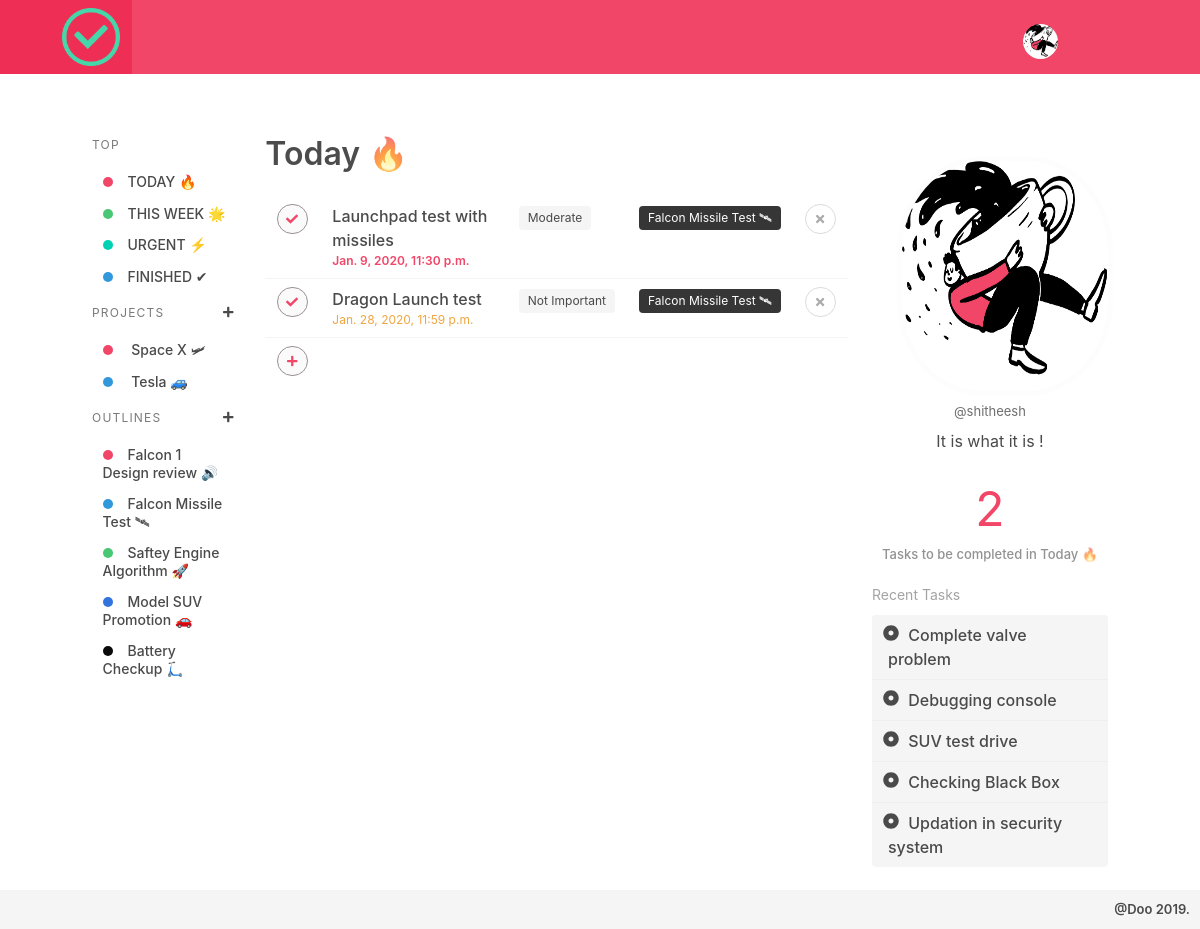
The app's page / (signed in) with its own data.
### todo/models.py (models this page shows, shortened)
class Profile(models.Model):
    user = models.OneToOneField(User, on_delete=models.CASCADE)
    bio  = models.TextField(max_length=100, blank=True)
    image = models.ImageField(upload_to='static/media/',default = 'static/media/profile.jpg')

class Project(models.Model):
    name         = models.CharField(max_length=30, unique=True)
    description  = models.CharField(max_length=100)
    favourite    = models.BooleanField(default=False)
    created_by   = models.ForeignKey(User,null=True,related_name='project',on_delete=models.CASCADE)

class Outline(models.Model):
    name = models.CharField(max_length=50)
    deadline = models.DateField(null=True)
    status = models.BooleanField(default=False)
    created_by = models.ForeignKey(User,null=True,related_name='projects',on_delete=models.CASCADE)
    project = models.ForeignKey(Project, related_name='outlines',on_delete=models.CASCADE)
    def __str__(self):
        return self.name

class Task(models.Model):
    name = models.CharField(max_length=100)
    deadline = models.DateTimeField(null=True)
    PRO = (
            (1, 'Urgent'),
            (2, 'Important'),
            (3, 'Moderate'),
            (4, 'Not Important')
        )
    priority = models.IntegerField(choices=PRO, default=4)
    created_by = models.ForeignKey(User,null=True,related_name='tasks',on_delete=models.CASCADE)
    created_at = models.DateTimeField(auto_now_add=True)
    closed_at  = models.DateTimeField(null=True)
    status = models.BooleanField(default=False)
    outline = models.ForeignKey(Outline,null=True,related_name='tasks',on_delete=models.CASCADE)

### todo/views.py (the view)
# urls.py: url(r'^$', todo.home, name='home'),
@login_required
def home(request):
    userid = request.user.id
    projects = Project.objects.filter(created_by=userid)
    outlines = Outline.objects.filter(created_by=userid)
    today = datetime.now().date()
    tomorrow = today + timedelta(1)
    end = datetime.combine(tomorrow, time())
    tasks        = Task.objects.filter(created_by=userid,status=False,deadline__lte=end).order_by('deadline')
    completed    = Task.objects.filter(created_by=userid,status=True,deadline__lte=end).order_by('deadline')[:5]
    return render(request, 'home.html',{'projects': projects, 'outlines' : outlines, 'tasks': tasks,'latest': completed, 'head': 'Today 🔥'})

### templates/home.html (shortened to what this page needs)
{% extends 'all.html' %}
{% load static %}
{% block content %}
    {% if tasks %}
	  <table class="table" id="tasklists">
	    {% now "Y-m-d H:M:S" as today %}
	    {% for t in tasks %}
		{% if not t.status or head == 'Finished Tasks ✔' %}
	     <tr id="taskrow{{ t.id }}">
		     <td>
			     <button class="button is-small is-rounded is-danger {% if t.status %}completed{% endif %}" onclick="finishtask('{{ t.id }}','{{ t.status }}')">
                    <span class="icon is-small">
                         <i class="fas fa-check"></i>
                    </span>
                 </button>
			 </td>
			 <td class="task">
			     <a class="">{{ t.name }}</a>
                 <h5 class="smalldate {% if today > t.deadline|date:'Y-m-d H:M:S' and not t.status %} has-text-danger overdue {% endif %}">
				         {{ t.deadline }}
				 </h5>
			 </td>
			 {% if not t.status %}
			 <td><span class="tag is-light">{{ t.get_priority_display }}</span></td>
			 {% else %}
			 <td><span class="tag is-danger">{{ t.closed_at }}</span></td>
			 {% endif %}
			 {% if not t.outline %}
			 <td><span class="tag is-dark"> Inbox </span></td>
			 {% else %}
			 <td><span class="tag is-dark">{{ t.outline }}</span></td>
			 {% endif %}
			 <td><p class="buttons">
					 <button class="button is-small is-rounded finishtask" onclick="removetask('{{ t.id }}')">
                       <span class="icon is-small">
                           <i class="fas fa-times"></i>
                       </span>
                     </button>
				 </p>
		 </tr>
		 {% endif %}
		 {% endfor %}
		 <tr>
		     <td >
			    <button class="button is-small is-rounded is-danger {% if t.status %}completed{% endif %}" onclick="showtask_adder()">
                    <span class="icon is-small">
                         <i class="fas fa-plus"></i>
                    </span>
                 </button>
			 </td>
		 </tr>
	  </table>
	  {% endif %}
{% endblock %}

### templates/all.html (shortened to what this page needs)
{% load static %}<!DOCTYPE html>
<html>
  <head>
    <link rel="stylesheet" href="{% static 'css/bulma.css' %}">
  </head>
  <body>
  {% block body %}
  <nav class="navbar is-danger" role="navigation" aria-label="main navigation">
  <div class="navbar-brand">
    <a class="navbar-item" href="/">
      <img src="{% static 'img/logo.png' %}" width="58" height="58">
    </a>
  </div>
  <div id="navbarBasicExample" class="navbar-menu">
    <div class="navbar-end">
      <div class="navbar-item">
		<div class="dropdown is-hoverable">
           <div class="dropdown-trigger">
                 <div class="buttons" aria-haspopup="true" aria-controls="dropdown-menu4">
                      <img src="/{{ user.profile.image }}" class="topprofile">
                 </div>
           </div>
         </div>
    </div>
  </div>
</nav>
<div class="columns maincontainer">
	{% block leftmenu %}
     <div class="column is-2">
     <aside class="menu">
  <p class="menu-label">
    TOP
  </p>
  <ul class="menu-list">
    <li><a class="{% if head == 'Today' %}is-active {% endif %}" href="/"><span class="dot has-background-danger"></span>TODAY 🔥</a></li>
    <li><a class="{% if head == 'This Week' %}is-active {% endif %}" href="{% url 'week' %}"><span class="dot has-background-success"></span>THIS WEEK 🌟</a></li>
	<li><a class="{% if head == 'Urgent' %}is-active {% endif %}" href="{% url 'urgent' %}"><span class="dot has-background-primary"></span>URGENT ⚡</a></li>
    <li><a class="{% if head == 'Finished Tasks' %}is-active {% endif %}" href="{% url 'finished' %}"><span class="dot has-background-info"></span>FINISHED ✔</a></li>
  </ul>
  <p class="menu-label">
    PROJECTS
       <a class="icon is-small addbut is-pulled-right" href="{% url 'new-project' %}">
            <i class="fas fa-plus" aria-hidden="true"></i>
        </a>
  </p>
  <ul class="menu-list" id="projectmenu">
          {% for proj in projects %}
              <li data-info="{{ proj.pk }}-{{ proj.name }}">
			         <a class="{% if head == proj.name %}is-active {% endif %}"  href="{% url 'project' proj.pk %}">
			        <span class="dot has-background-{% cycle 'danger' 'info' 'success' 'link' 'black' 'primary' 'dark' 'warning' %}"></span>
					{{ proj.name }}</a>
			  </li>
		  {% endfor %}
  </ul>
  <p class="menu-label">
    OUTLINES
	     <a class="icon is-small addbut is-pulled-right" href="{% url 'new-outline' %}">
            <i class="fas fa-plus" aria-hidden="true"></i>
        </a>
  </p>
  <ul class="menu-list" id="outlinemenu">
      {% for out in outlines %}
              <li data-info="{{ out.pk }}-{{ out.name }}">
			      <a class="{% if head == out.name %}is-active {% endif %}" href="{% url 'outline' out.pk %}">
            <span class="dot has-background-{% cycle 'danger' 'info' 'success' 'link' 'black' 'primary' 'warning' 'dark' %}"></span>{{ out.name }}</a></li>
		  {% endfor %}
  </ul>
</aside>
     </div>
	 {% endblock %}
     <div class="column is-7">
	 <h1 class="title">
        {% block header %}
		    {{ head }}
		{% endblock %}
      </h1>
	  <div class="actual_container">
	       {% block content %}
		     {% endblock %}
	  </div>
  </div>
  {% block rightmenu %}
     <div class="column is-3 rightbar">
        <div class="profilecarder">
           <img src="/{{ user.profile.image }}">
		   <a href="{% url 'profile' %}"><h1>@{{ user.get_username }}</h1>	</a>
		   <h3>{{ user.profile.bio }}</h3>
		</div>
		{% block taskstatus %}
		    {% if head != 'Finished Tasks ✔' %}
             {% if tasks %}
		         <div class="taskcard">
		         <h1 class="has-text-danger">{{ tasks|length }}</h1>
			    <h5>Tasks to be completed in {{ head }} </h5>
		        </div>
           {% endif %}
           {% if latest %}
		     <div class="finished_tasks">
		     <h1>Recent Tasks </h1>
			 <div class="list is-hoverable">
			    {% for l in latest %}
			       {% if l.status %}
			         <a class="list-item">
				     <span class="icon is-small">
                         <i class="fas fa-dot-circle" aria-hidden="true"></i>
                     </span>
				     {{ l.name }}
			       	</a>
				   {% endif %}
			    {% endfor %}
			   </div>
		      </div>
           {% endif %}
	    {% endif %}
		{% endblock %}
       </div>
    {% endblock %}
</div>
<h1 class="foot has-background-light">
    @Doo 2019.
</h1>
{% endblock %}
</body>
</html>

### records on screen
Project: name "Space X 🛩"
Project: name "Tesla 🚙"
Outline: name "Falcon 1 Design review 🔊"
Outline: name "Falcon Missile Test 🛰"
Outline: name "Saftey Engine Algorithm 🚀"
Outline: name "Model SUV Promotion 🚗"
Outline: name "Battery Checkup 🛴"
Task: name "Launchpad test with missiles", deadline "Jan. 9, 2020, 11:30 p.m.", priority "Moderate", outline "Falcon Missile Test 🛰"
Task: name "Dragon Launch test", deadline "Jan. 28, 2020, 11:59 p.m.", priority "Not Important", outline "Falcon Missile Test 🛰"
Task: name "Complete valve problem"
Task: name "Debugging console"
Task: name "SUV test drive"
Task: name "Checking Black Box"
Task: name "Updation in security system"

### other values on screen
{{ head }} "Today 🔥"
{{ user.get_username }} "shitheesh"
{{ user.profile.bio }} "It is what it is !"
{{ tasks|length }} "2"
